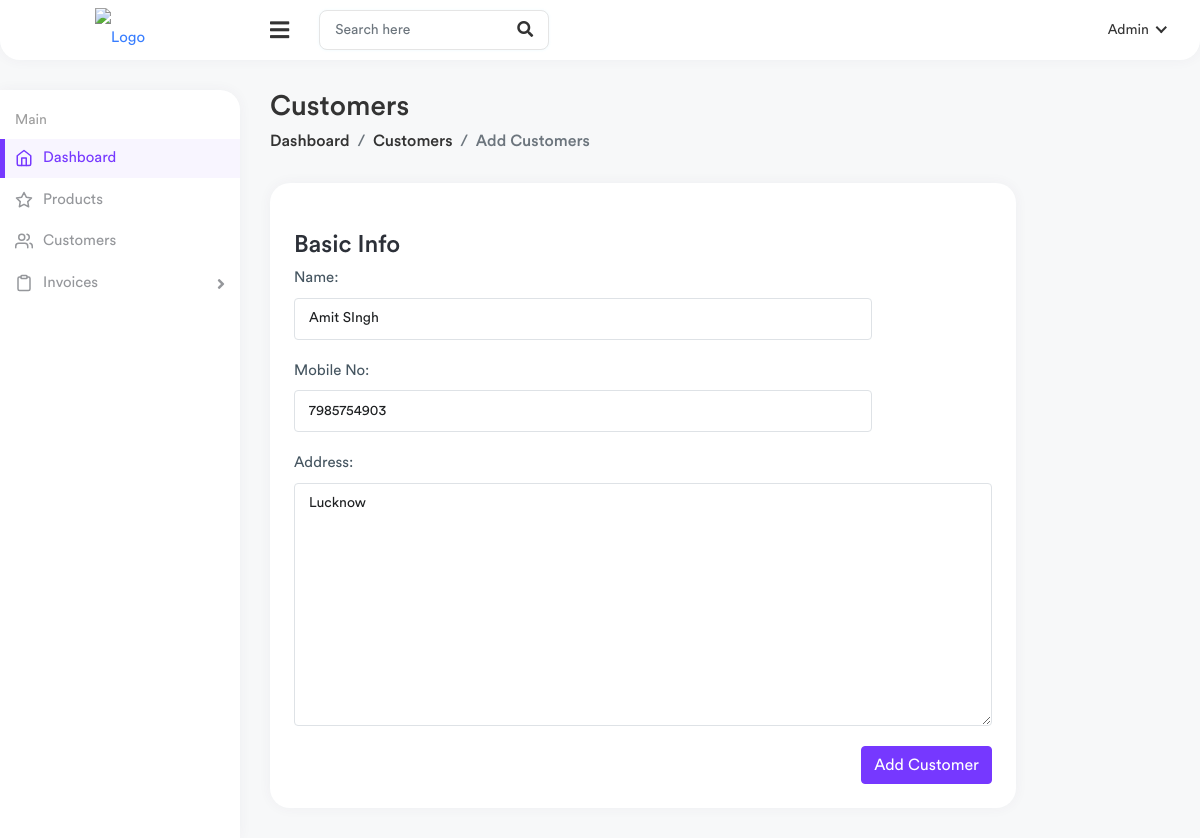
Page /billing/customers/edit/1/ on the earlier database version.
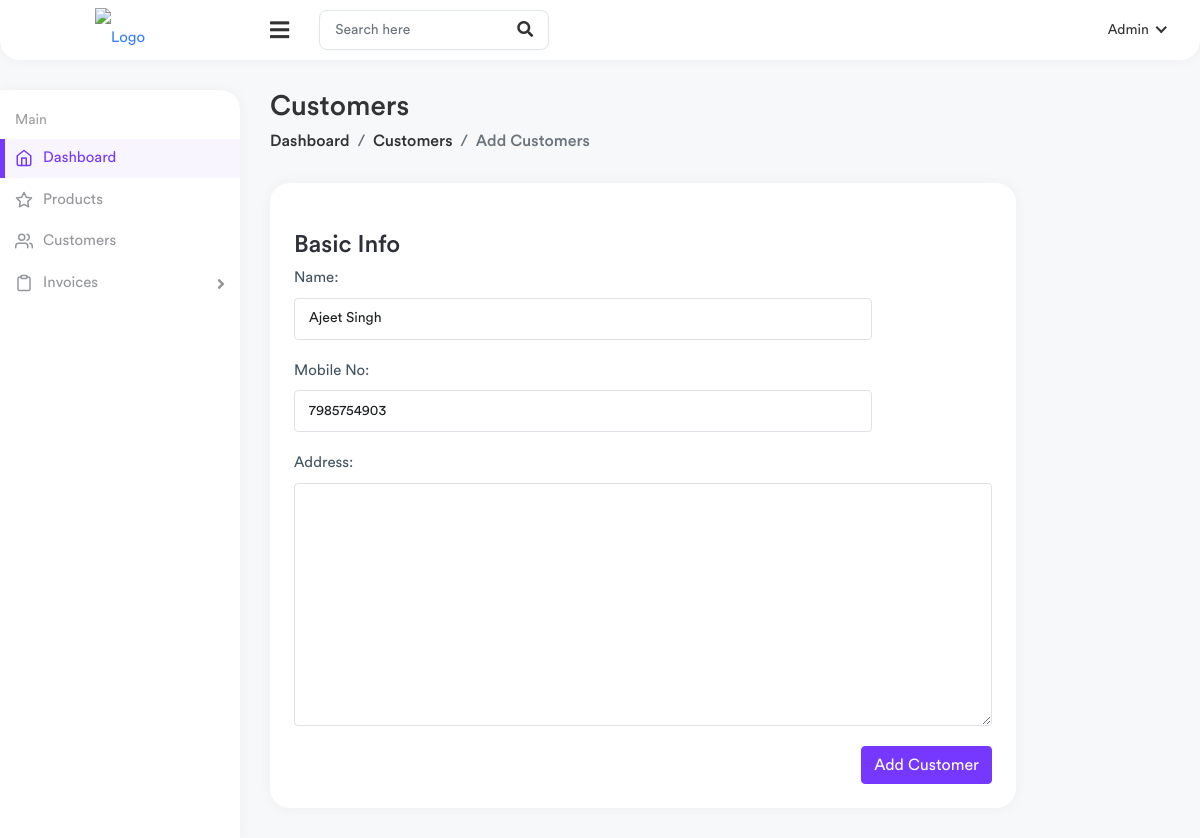
Same page on the later database version.
### billing/models.py (models this page shows, shortened)
class Customer(models.Model):
    customer_name=models.CharField(max_length=255)
    mobile_number=models.CharField(max_length=50)
    address = models.CharField(max_length=250, blank=True)
    created_date = models.DateTimeField(default=timezone.now)  # Use default
    modified_date = models.DateTimeField(auto_now=True)

### billing/views.py (the view)
# urls.py: path('customers/edit/<int:customer_id>/', views.update_customer, name='update_customer'),
def update_customer(request,customer_id):
    customer=get_object_or_404(Customer,id=customer_id)
    if request.method == 'POST':
        form = CustomerForm(request.POST , instance=customer)
        if form.is_valid():
            form.save()
            return redirect('customer_list')
    else:
        form = CustomerForm(instance=customer)
    return render(request, 'billing/customer_form.html', {'form': form})

### billing/forms.py
class CustomerForm(forms.ModelForm):
    class Meta:
        model = Customer
        fields = ['customer_name', 'mobile_number','address']
        widgets = {
            "customer_name": forms.TextInput(attrs={"class": "form-control", "required": True}),
            "mobile_number": forms.TextInput(attrs={"class": "form-control"}),
            "address": forms.Textarea(attrs={"class": "form-control"}),
        }

### templates/billing/customer_form.html (shortened to what this page needs)
{% extends 'base.html' %} {% block content %}
<div class="page-wrapper">
  <div class="content container-fluid">
    <div class="page-header">
      <div class="row">
        <div class="col-sm-12">
          <h3 class="page-title">Customers</h3>
          <ul class="breadcrumb">
            <li class="breadcrumb-item"><a href="{% url 'home' %}">Dashboard</a></li>
            <li class="breadcrumb-item">
              <a href="{% url 'customer_list' %}">Customers</a>
            </li>
            <li class="breadcrumb-item active">Add Customers</li>
          </ul>
        </div>
      </div>
    </div>
    <div class="row">
      <div class="col-md-10">
        <div class="card">
          <div class="card-body">
            <h4 class="card-title mt-4">Basic Info
            </h4>
            <form action="#" method='POST'>
              <div class="row">
                <div class="col-md-10">
                  <div class="form-group">
                    <label>Name:</label>
{{form.customer_name}}                  </div>
                  <div class="form-group">
                    <label>Mobile No:</label>
                    {{form.mobile_number}}                  </div>
                </div>
                  <div class="form-group">
                    <label>Address:</label>
        {{form.address}}
                  </div>
                  <div class="text-end mt-6">
                    <button type="submit" class="btn btn-primary">
                      Add Customer
                    </button>
                  </div>
                </div>
              </div>
          </div>
        </div>
      </div>
    </div>
  </div>
</div>
{% endblock content %}

Differences in the rows shown:
changed Customer: customer_name "Amit SIngh" → "Ajeet Singh"; address "Lucknow" → (not shown)
